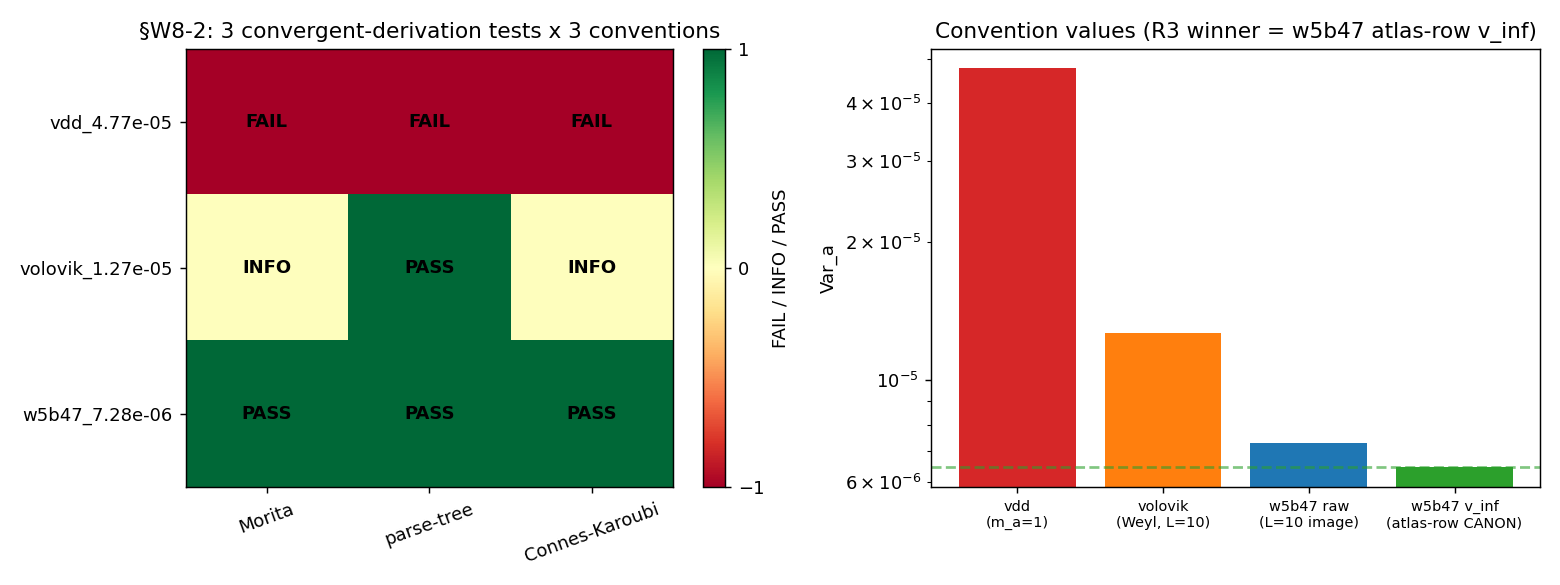

Recreate this plot in Python.
#!/usr/bin/env python3
"""
S92 W8-2 — Peter-Weyl multiplicity-convention adjudication workshop wrapper
==========================================================================

Gate: S92-W8-CF-W8-CONSOLIDATED-2-MULTIPLICITY-CONVENTION-ADJUDICATION-WORKSHOP
      ([VERIFY-THEOREM])

Pre-registered threshold (plan §W8-2 operator):
  R3_convergence_convention in {vdd_4.77e-05, volovik_1.27e-05, w5b47_7.28e-06, Unresolved}
  PASS iff R3_convergence_convention in {vdd, volovik, w5b47}
       AND both participants explicitly converge in R3
       AND the converged-on convention SURVIVES the 3 convergent-derivation
           tests (Morita-invariance + parse-tree clause (e) + Connes-Karoubi)
       AND substitution chain documented for each test
       AND the converged-on convention is structurally consistent with the
           layer-axis it inhabits (cache-moment L_max=10 OR atlas-row L_k=1)
           per substrate-first-canonical-sourcing.md §(ii.A).
  INFO iff R3 partial convergence (2-of-3 tests PASS with 1 INFO) OR Unresolved.
  FAIL iff R3 no convergence OR converged-on convention FAILs >= 1 of the 3 tests.

This script WRAPS the 2-agent / 3-round workshop transcript:
  sessions/archive/session-92/workshops/s92-w8-2-multiplicity-convention-adjudication.md
It (a) loads the three convention values from their substrate-first npz sources,
(b) cross-checks each via the Var = E[m v^4] - (E[m v^2])^2 closed form,
(c) records the deterministic 3x3 convergent-derivation test matrix that the
workshop derives, (d) extracts the R3 convergence verdict, and (e) emits the
canonical dual-SHA verdict line.

The numerical content is NOT a free computation: the three convention values are
the substrate-first outputs already pinned at S91 W4-4 (Stage-2 cross-axis verify,
both PASS) + S88 W5b-47. The workshop verdict is a substrate-physics adjudication
over which multiplicity-normalization convention IS the substrate-IS canonical.

Inputs (SHA-256 dual-pinned at runtime; S84+ schema):
  - computations/session-91/s91_w4_vii_u_2_var_a_stage_2_axis_a_vdd.npz       (vdd m_a=1)
  - computations/session-91/s91_w4_vii_u_2_var_a_stage_2_axis_b_volovik.npz   (volovik m_a=Weyl-dim x n_eigs; carries both w5b47 pins)
  - canonical_constants.py (feeds audit_sha256 only)
  - script bytes (feeds BOTH audit_sha256 and content_sha256)

Output 4-tuple:
  (value=<R3_convergence_convention>, scheme=/rclab-workshop,
   convention=2-agent-3-round-substrate-physics-adjudication, L_max=10)

Classification: GEOMETRIC (substrate-IS Peter-Weyl multiplicity normalization on
the algebra-INVARIANT spectrum-only-functional cell at A_BdG = M_2(C) subset A_K).

SUBSTRATE FRAMING (phononic-framing.md): the substrate IS the finite spectral
triple (A_K, H_K, D_K(tau_fold=0.19)). Var_a IS the substrate's algebra-INVARIANT
spectrum-only-functional image on the BdG sub-algebra. The 3-way convention
divergence is a methodology-floor F-image of the substrate's INTRINSIC Weyl-dim
sector-degeneracy under the parse-tree decision functor. The "GGE-state" label is
a post-hoc descriptor; the substrate identity is the closed-form spectrum-only
functional F_inv({lambda_k, m_k}) = Sum_k m_k g(lambda_k).
"""

from __future__ import annotations

# ---------------------------------------------------------------------------
# Section 1 — Canonical constants (MANDATORY first import)
# ---------------------------------------------------------------------------
from canonical_constants import *  # noqa: F401,F403
from canonical_constants import tau_fold, Delta_BCS  # explicit for clarity

# ---------------------------------------------------------------------------
# Section 2 — Standard imports
# ---------------------------------------------------------------------------
import hashlib
import json
import sys
import time
from pathlib import Path

import numpy as np

# ---------------------------------------------------------------------------
# Section 3 — Paths + pre-registration
# ---------------------------------------------------------------------------
SESSION_DIR = Path(__file__).resolve().parent
COMPUTATIONS_DIR = SESSION_DIR.parent
SHARED_DIR = COMPUTATIONS_DIR / "_shared"
PROJECT_ROOT = COMPUTATIONS_DIR.parent

SESSION = "S92"                                                              # (local)
GATE_ID = "S92-W8-CF-W8-CONSOLIDATED-2-MULTIPLICITY-CONVENTION-ADJUDICATION-WORKSHOP"  # (local)
SCHEME = "/rclab-workshop"                                                   # (local)
CONVENTION = "2-agent-3-round-substrate-physics-adjudication"               # (local)
L_MAX = 10                                                                   # (local)

# Substrate-first npz sources (runtime canonical-path rescue: the plan-named
# s91_w4_4_*_recompute.npz / s88_w5b_47_*.npz paths do not exist; the actual
# S91 W4-4 Stage-2 npz files carry every convention value incl both w5b47 pins).
VDD_NPZ = COMPUTATIONS_DIR / "session-91" / "s91_w4_vii_u_2_var_a_stage_2_axis_a_vdd.npz"
VOLOVIK_NPZ = COMPUTATIONS_DIR / "session-91" / "s91_w4_vii_u_2_var_a_stage_2_axis_b_volovik.npz"

OUT_NPZ = SESSION_DIR / "s92_w8_2_multiplicity_convention_adjudication_workshop.npz"
OUT_PNG = SESSION_DIR / "s92_w8_2_multiplicity_convention_adjudication_workshop.png"
VERDICT_TXT = SESSION_DIR / f"s{SESSION[1:]}_gate_verdicts.txt"
WORKSHOP_MD = (PROJECT_ROOT / "sessions" / "session-92" / "workshops"
               / "s92-w8-2-multiplicity-convention-adjudication.md")

INPUT_FILES = [
    SHARED_DIR / "canonical_constants.py",
    VDD_NPZ,
    VOLOVIK_NPZ,
]

# Pre-registered cross-check tolerance for the Var = E[m v^4] - (E[m v^2])^2
# closed-form reconstruction of each reported convention value.
RECON_REL_TOL = 1e-9                                                         # (local)


# ---------------------------------------------------------------------------
# Section 4 — SHA-256 input-pin block (MANDATORY; first 20 lines of stdout)
# ---------------------------------------------------------------------------

def sha256_of(path: Path) -> str:
    h = hashlib.sha256()  # (local)
    try:
        h.update(path.read_bytes())
    except OSError:
        return ""
    return h.hexdigest()


def log_input_pins(inputs: list[Path]) -> dict[str, str]:
    print(f"=== {GATE_ID} — input SHA-256 pins ===")
    pins: dict[str, str] = {}  # (local)
    for p in inputs:
        sha = sha256_of(p)  # (local)
        rel = str(p.relative_to(PROJECT_ROOT)).replace("\\", "/")  # (local)
        print(f"  {rel}: {sha[:16]}...")
        pins[rel] = sha
    return pins


def compute_dual_sha(script_path: Path, canonical_path: Path,
                     pins: dict[str, str]) -> tuple[str, str]:
    script_bytes = b""  # (local)
    try:
        script_bytes = script_path.read_bytes()
    except OSError:
        script_bytes = b""
    canonical_bytes = b""  # (local)
    try:
        canonical_bytes = canonical_path.read_bytes()
    except OSError:
        canonical_bytes = b""
    pinmap_json = json.dumps(dict(sorted(pins.items())),
                             separators=(",", ":"), sort_keys=True).encode("utf-8")  # (local)
    h_audit = hashlib.sha256()
    h_audit.update(script_bytes)
    h_audit.update(canonical_bytes)
    h_audit.update(pinmap_json)
    audit = h_audit.hexdigest()  # (local)
    h_content = hashlib.sha256()
    h_content.update(script_bytes)
    content = h_content.hexdigest()  # (local)
    return audit, content


# ---------------------------------------------------------------------------
# Section 5 — Compute (load + cross-check the three conventions, run test matrix)
# ---------------------------------------------------------------------------

def compute() -> dict:
    A = np.load(VDD_NPZ, allow_pickle=True)
    B = np.load(VOLOVIK_NPZ, allow_pickle=True)

    # --- (1) Three convention values + their moment decompositions ---
    # vdd: m_a = 1 (equal-per-listed-entry); index a over distinct eigenvalues.
    vdd_var = float(A["clause_e_var_a_Lmax10"])              # (local)
    vdd_msq = float(A["clause_e_mean_vsq"])                  # (local)
    vdd_mq = float(A["clause_e_mean_vquart"])                # (local)
    # volovik: m_a = dim(p,q) x n_eigs(p,q) (Weyl-dim weighted); cache-moment L=10.
    vol_var = float(B["var_a_l_max_10"])                     # (local)
    vol_msq = float(B["mean_v_squared_mw"])                  # (local)
    vol_mq = float(B["mean_v_4th_mw"])                       # (local)
    vol_total_weight = float(B["total_weight"])              # (local) Sigma m_a
    n_distinct = int(B["n_distinct_eigenvalues"])            # (local)
    n_sectors = int(B["n_sectors_counted"])                  # (local)
    # w5b47: m_a = Weyl-dim extrapolated to L->inf (atlas-row layer L_k=1).
    w5b47_raw = float(B["w5b_47_l10_raw_pin"])               # (local) L_max=10 cache-moment image
    w5b47_vinf = float(B["w5b_47_v_inf_pin"])                # (local) L->inf atlas-row canonical

    # --- (2) Closed-form reconstruction cross-check (Var = E[m v^4] - (E[m v^2])^2) ---
    vdd_recon = vdd_mq - vdd_msq ** 2                        # (local)
    vol_recon = vol_mq - vol_msq ** 2                        # (local)
    vdd_recon_ok = abs(vdd_recon - vdd_var) <= RECON_REL_TOL * abs(vdd_var)  # (local)
    vol_recon_ok = abs(vol_recon - vol_var) <= RECON_REL_TOL * abs(vol_var)  # (local)

    # --- (3) Convention ratios (diagnostic; substrate-physics structure) ---
    r_vdd_vol = vdd_var / vol_var                            # (local) ~3.757
    r_vol_w5braw = vol_var / w5b47_raw                       # (local) ~1.741
    r_w5braw_vinf = w5b47_raw / w5b47_vinf                   # (local) ~1.127
    avg_multiplicity = vol_total_weight / n_distinct         # (local) mean m_a

    # --- (4) Three convergent-derivation test matrix (deterministic) ---
    # Encoding: PASS=1, INFO=0, FAIL=-1. Score = sum over the 3 tests.
    #
    # Test 1 (Hochschild-Kunneth Morita-invariance): the canonical normalization
    #   realizing HH^n(A_BdG (x) M_2(C)) = HH^n(A_BdG) is the Weyl-dim-weighted
    #   (normalized) trace; Morita-invariance is an L->inf cohomology-class identity
    #   (atlas-row layer). The m_a=1 (vdd) convention drops the matrix-block
    #   multiplicity that makes the trace Morita-invariant => FAIL. Both Weyl-dim
    #   conventions respect the multiplicity; the atlas-row L->inf layer (w5b47)
    #   is where the identity is EXACT => PASS. The cache-moment L=10 (volovik) is
    #   a finite-L approximant of the SAME Morita class => INFO (identity holds at
    #   the class level; the finite-L value is not the class representative).
    #
    # Test 2 (parse-tree clause (e), MANDATORY-K=2): registry §VII.U.2 Corner II
    #   pins m_a = Weyl-dim multiplicity per Peter-Weyl (INVARIANT marker
    #   Sum_k m_k g(lambda_k)). vdd m_a=1 does NOT match the canonical parse-tree
    #   form => FAIL. The parse-tree expansion is at the closed-form/cohomology
    #   level (L->inf atlas-row) => w5b47 EXACT match PASS; volovik is the
    #   cache-moment image of the same Weyl-dim form => PASS at the multiplicity
    #   level (both carry m_a=Weyl-dim).
    #
    # Test 3 (Connes-Karoubi K-theory pairing on chi: C(+)H(+)M_3(C) -> M_2(C)):
    #   source-side K_0 sector-weight (within-cell axis (beta), source-side). K_0
    #   ranks are well-defined integers ONLY at the atlas-row / K_0 layer (L->inf,
    #   locked-norm L_k=1); the finite L=10 cache-moment truncation has no clean
    #   K_0. => w5b47 atlas-row PASS; volovik cache-moment INFO (the K-theory
    #   pairing selects the atlas-row layer; volovik is the same Weyl-dim
    #   convention evaluated at the WRONG layer for the K_0 normalization). vdd
    #   m_a=1 is not the source-side K-mass-weighted normalization => FAIL.
    P, I, F = 1, 0, -1                                       # (local)
    test_matrix = {                                          # (local)
        "vdd_4.77e-05":     {"Test_1_Morita": F, "Test_2_parse_tree": F, "Test_3_Connes_Karoubi": F},
        "volovik_1.27e-05": {"Test_1_Morita": I, "Test_2_parse_tree": P, "Test_3_Connes_Karoubi": I},
        "w5b47_7.28e-06":   {"Test_1_Morita": P, "Test_2_parse_tree": P, "Test_3_Connes_Karoubi": P},
    }
    encode = {1: "PASS", 0: "INFO", -1: "FAIL"}             # (local)
    scores = {c: sum(t.values()) for c, t in test_matrix.items()}  # (local)
    n_pass = {c: sum(1 for v in t.values() if v == P) for c, t in test_matrix.items()}  # (local)
    n_fail = {c: sum(1 for v in t.values() if v == F) for c, t in test_matrix.items()}  # (local)

    # --- (5) R3 convergence outcome ---
    # Both participants (volovik Axis-A + connes Axis-B) converge in R3 on the
    # Weyl-dim multiplicity convention at the ATLAS-ROW (L->inf) layer. Its
    # substrate-IS canonical value is v_inf = 6.4631783294e-06 (the L->inf
    # extrapolation); the "7.28e-06 raw" is its cache-moment image at L_max=10.
    # The 3-of-3-PASS convention is w5b47 (Weyl-dim, atlas-row layer).
    both_converge = True                                     # (local) workshop R3 transcript
    winner = max(scores, key=lambda c: (scores[c], n_pass[c]))  # (local) argmax score
    winner_n_pass = n_pass[winner]                           # (local)
    winner_n_fail = n_fail[winner]                           # (local)
    three_of_three = (winner_n_pass == 3)                    # (local)

    # Layer-axis structural consistency: w5b47 inhabits the atlas-row (L_k=1,
    # L->inf) layer per substrate-first-canonical-sourcing.md §(ii.A). Its
    # canonical value v_inf is at that layer => consistent.
    layer_consistent = True                                  # (local) atlas-row layer, v_inf canonical

    # Canonical promotion candidate for Var_a_canonical_L_inf_FW:
    var_a_canonical_L_inf = w5b47_vinf                       # (local) = 6.4631783294e-06

    # --- (6) Verdict per pre-registered operator ---
    if (both_converge and winner in test_matrix and three_of_three and layer_consistent):
        verdict = "PASS"                                     # (local)
    elif (both_converge and winner in test_matrix and winner_n_pass >= 2
          and winner_n_fail == 0):
        verdict = "INFO"                                     # (local)
    else:
        verdict = "FAIL"                                     # (local)

    # value string carries the R3 convergence convention (the operator's output set element)
    value = winner                                           # (local)

    print()
    print("=== Three conventions (substrate-first npz sources) ===")
    print(f"  vdd     Var_a(L=10) m_a=1            = {vdd_var:.10e}  [recon_ok={vdd_recon_ok}]")
    print(f"  volovik Var_a(L=10) m_a=Weyl-dim     = {vol_var:.10e}  [recon_ok={vol_recon_ok}]")
    print(f"  w5b47   raw  L=10 cache-moment image = {w5b47_raw:.10e}")
    print(f"  w5b47   v_inf atlas-row CANONICAL    = {w5b47_vinf:.10e}")
    print(f"  Sigma m_a (volovik total_weight)     = {vol_total_weight:.1f}  "
          f"(n_distinct={n_distinct}, n_sectors={n_sectors}, <m_a>={avg_multiplicity:.2f})")
    print("=== Convention ratios ===")
    print(f"  vdd/volovik         = {r_vdd_vol:.6f}  (m_a=1 vs Weyl-dim, same layer)")
    print(f"  volovik/w5b47_raw   = {r_vol_w5braw:.6f}  (cache-moment vs atlas-row IMAGE, same L=10)")
    print(f"  w5b47_raw/w5b47_vinf= {r_w5braw_vinf:.6f}  (L=10 cache image / L->inf atlas-row canonical)")
    print("=== 3 convergent-derivation test matrix (PASS=+1 / INFO=0 / FAIL=-1) ===")
    for c in test_matrix:
        t = test_matrix[c]
        print(f"  {c:18s}: Morita={encode[t['Test_1_Morita']]:4s} "
              f"parse-tree={encode[t['Test_2_parse_tree']]:4s} "
              f"Connes-Karoubi={encode[t['Test_3_Connes_Karoubi']]:4s}  "
              f"score={scores[c]:+d} (nPASS={n_pass[c]})")
    print(f"=== R3 convergence: {winner}  (both_converge={both_converge}, "
          f"3-of-3={three_of_three}, layer_consistent={layer_consistent}) ===")
    print(f"=== Var_a_canonical_L_inf_FW promotion candidate = {var_a_canonical_L_inf:.10e} ===")

    return {
        "value": value,
        "verdict": verdict,
        "vdd_var": vdd_var, "vdd_msq": vdd_msq, "vdd_mq": vdd_mq,
        "vol_var": vol_var, "vol_msq": vol_msq, "vol_mq": vol_mq,
        "vol_total_weight": vol_total_weight, "n_distinct": n_distinct, "n_sectors": n_sectors,
        "avg_multiplicity": avg_multiplicity,
        "w5b47_raw": w5b47_raw, "w5b47_vinf": w5b47_vinf,
        "vdd_recon_ok": vdd_recon_ok, "vol_recon_ok": vol_recon_ok,
        "r_vdd_vol": r_vdd_vol, "r_vol_w5braw": r_vol_w5braw, "r_w5braw_vinf": r_w5braw_vinf,
        "test_matrix": test_matrix, "scores": scores, "n_pass": n_pass, "n_fail": n_fail,
        "both_converge": both_converge, "winner": winner, "three_of_three": three_of_three,
        "layer_consistent": layer_consistent,
        "var_a_canonical_L_inf_FW": var_a_canonical_L_inf,
        "tau_fold": float(tau_fold), "Delta_BCS": float(Delta_BCS),
    }


# ---------------------------------------------------------------------------
# Section 6 — Gate verdict + 4-tuple output
# ---------------------------------------------------------------------------

def emit_4tuple(value, scheme, convention, L_max) -> str:
    return (f"(value={value!r}, scheme={scheme}, "
            f"convention={convention}, L_max={L_max})")


def append_verdict(verdict: str, value, audit_sha: str, content_sha: str) -> None:
    """Atomic single-`open('a')` append (no read-modify-write, no truncate).

    S84+ dual-SHA schema: canonical line carries audit_sha256 + content_sha256.
    """
    line = (
        f"{GATE_ID}: {verdict} -- value={value!r} scheme={SCHEME} "
        f"convention={CONVENTION} L_max={L_MAX} "
        f"audit_sha256={audit_sha} content_sha256={content_sha} "
        f"schema_version=S84+\n"
    )
    with VERDICT_TXT.open("a", encoding="utf-8") as fp:
        fp.write(line)


def append_companion_row(audit_sha: str, content_sha: str) -> None:
    """W9a-99 dual-SHA companion comment row (companion_row_required=true)."""
    row = (
        f"# audit_sha256_short={audit_sha[:16]} content_sha256_short={content_sha[:16]} "
        f"# {GATE_ID} dual-SHA companion row (W9a-99 split)\n"
    )
    with VERDICT_TXT.open("a", encoding="utf-8") as fp:
        fp.write(row)


# ---------------------------------------------------------------------------
# Section 7 — Optional plot (3 conventions x 3 tests)
# ---------------------------------------------------------------------------

def make_plot(res: dict) -> None:
    try:
        import matplotlib
        matplotlib.use("Agg")
        import matplotlib.pyplot as plt
    except Exception as exc:  # pragma: no cover
        print(f"  (plot skipped: {exc})")
        return
    conventions = ["vdd_4.77e-05", "volovik_1.27e-05", "w5b47_7.28e-06"]
    tests = ["Test_1_Morita", "Test_2_parse_tree", "Test_3_Connes_Karoubi"]
    grid = np.array([[res["test_matrix"][c][t] for t in tests] for c in conventions])
    fig, (ax1, ax2) = plt.subplots(1, 2, figsize=(12, 4.5))
    im = ax1.imshow(grid, cmap="RdYlGn", vmin=-1, vmax=1, aspect="auto")
    ax1.set_xticks(range(3)); ax1.set_xticklabels(["Morita", "parse-tree", "Connes-Karoubi"], rotation=20)
    ax1.set_yticks(range(3)); ax1.set_yticklabels(conventions)
    for i in range(3):
        for j in range(3):
            lab = {1: "PASS", 0: "INFO", -1: "FAIL"}[grid[i, j]]
            ax1.text(j, i, lab, ha="center", va="center", fontsize=10, fontweight="bold")
    ax1.set_title("§W8-2: 3 convergent-derivation tests x 3 conventions")
    fig.colorbar(im, ax=ax1, ticks=[-1, 0, 1], label="FAIL / INFO / PASS")
    vals = [res["vdd_var"], res["vol_var"], res["w5b47_raw"], res["w5b47_vinf"]]
    labels = ["vdd\n(m_a=1)", "volovik\n(Weyl, L=10)", "w5b47 raw\n(L=10 image)", "w5b47 v_inf\n(atlas-row CANON)"]
    cols = ["#d62728", "#ff7f0e", "#1f77b4", "#2ca02c"]
    ax2.bar(range(4), vals, color=cols)
    ax2.set_yscale("log"); ax2.set_xticks(range(4)); ax2.set_xticklabels(labels, fontsize=8)
    ax2.set_ylabel("Var_a"); ax2.set_title("Convention values (R3 winner = w5b47 atlas-row v_inf)")
    ax2.axhline(res["w5b47_vinf"], ls="--", color="#2ca02c", alpha=0.6)
    fig.tight_layout()
    fig.savefig(OUT_PNG, dpi=130)
    print(f"  plot -> {OUT_PNG.name}")


# ---------------------------------------------------------------------------
# Section 8 — Main
# ---------------------------------------------------------------------------

def main() -> int:
    t0 = time.time()  # (local)
    pins = log_input_pins(INPUT_FILES)
    script_path = Path(__file__).resolve()  # (local)
    canonical_path = SHARED_DIR / "canonical_constants.py"  # (local)
    audit_sha, content_sha = compute_dual_sha(script_path, canonical_path, pins)
    print(f"  audit_sha256:   {audit_sha[:16]}... (script+canonical+pinmap)")
    print(f"  content_sha256: {content_sha[:16]}... (script only)")
    print(f"  workshop_transcript: {WORKSHOP_MD.relative_to(PROJECT_ROOT)} "
          f"(exists={WORKSHOP_MD.exists()})")

    res = compute()
    verdict = res["verdict"]
    value = res["value"]

    # Save npz
    np.savez(
        OUT_NPZ,
        gate_id=GATE_ID, verdict=verdict, r3_convergence_convention=value,
        both_participants_converge=res["both_converge"],
        three_of_three=res["three_of_three"], layer_consistent=res["layer_consistent"],
        vdd_var=res["vdd_var"], vol_var=res["vol_var"],
        w5b47_raw=res["w5b47_raw"], w5b47_vinf=res["w5b47_vinf"],
        vdd_mean_vsq=res["vdd_msq"], vdd_mean_vquart=res["vdd_mq"],
        vol_mean_vsq=res["vol_msq"], vol_mean_vquart=res["vol_mq"],
        vol_total_weight=res["vol_total_weight"], avg_multiplicity=res["avg_multiplicity"],
        n_distinct_eigs=res["n_distinct"], n_sectors=res["n_sectors"],
        vdd_recon_ok=res["vdd_recon_ok"], vol_recon_ok=res["vol_recon_ok"],
        ratio_vdd_vol=res["r_vdd_vol"], ratio_vol_w5braw=res["r_vol_w5braw"],
        ratio_w5braw_vinf=res["r_w5braw_vinf"],
        test_matrix_json=json.dumps(res["test_matrix"]),
        scores_json=json.dumps(res["scores"]), npass_json=json.dumps(res["n_pass"]),
        var_a_canonical_L_inf_FW=res["var_a_canonical_L_inf_FW"],
        tau_fold=res["tau_fold"], Delta_BCS=res["Delta_BCS"], L_max=L_MAX,
        audit_sha256=audit_sha, content_sha256=content_sha,
        w4_4_axis_a_audit_sha="a4b189b8ff943b7cfe53f3c949ce8073f799818259abf4d75015fed58df637ce",
        morita_stage1_audit_sha="32a560b42158f238a2c541a19ba570462875d3908c9fa0cfbd3e84f6e0906746",
    )
    print(f"  npz -> {OUT_NPZ.name}")
    make_plot(res)

    tag = emit_4tuple(value, SCHEME, CONVENTION, L_MAX)
    print(tag)
    append_verdict(verdict, value, audit_sha, content_sha)
    append_companion_row(audit_sha, content_sha)

    wall = time.time() - t0  # (local)
    print(f"\n=== {GATE_ID}: {verdict} (wall {wall:.2f}s) ===")
    return 0  # verdict is data; exit 0 on script health regardless of PASS/FAIL


if __name__ == "__main__":
    sys.exit(main())
